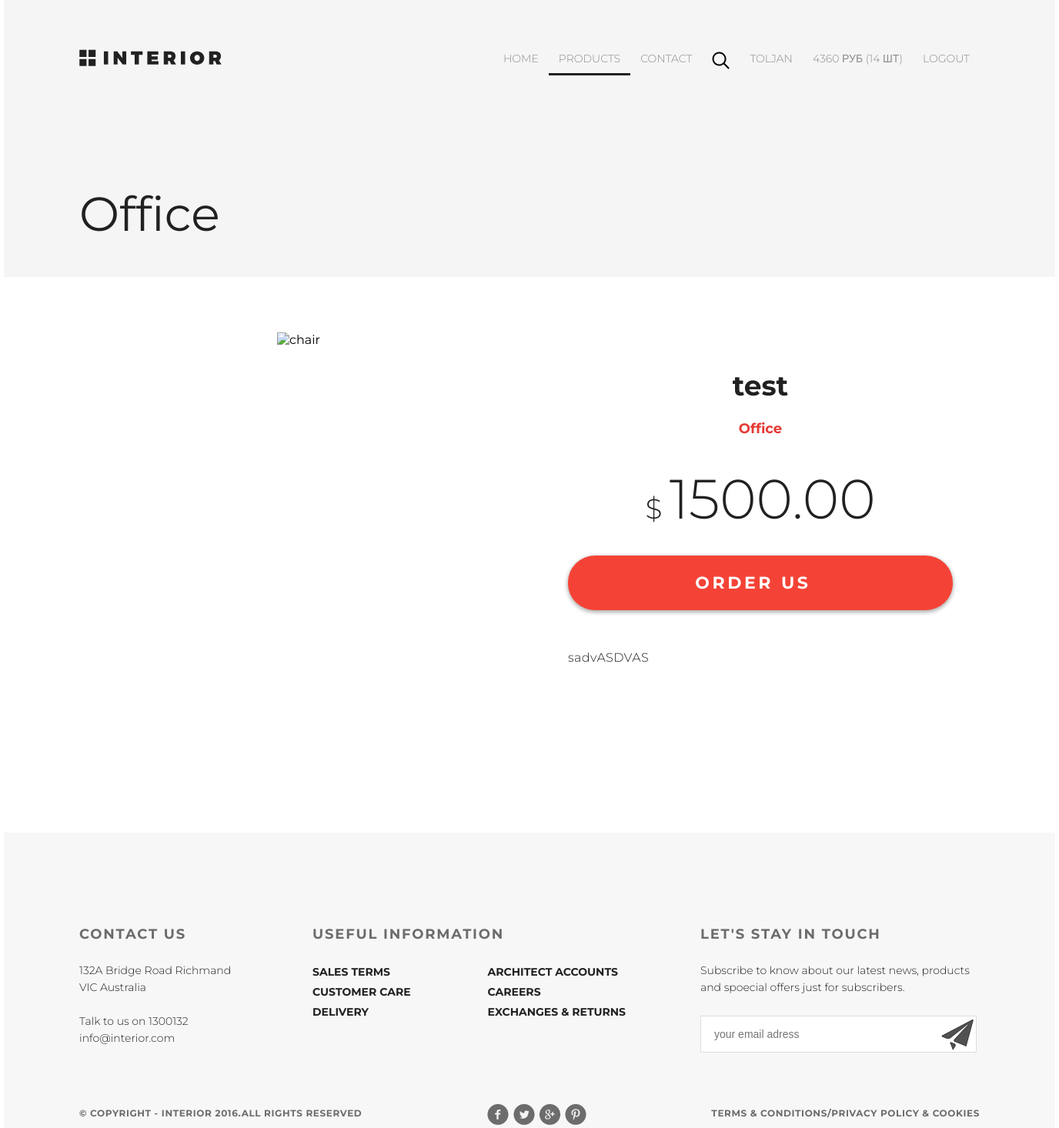
Page /products/9/ (signed in) on the committed database.
### authapp/models.py (models this page shows)
class ShopUser(AbstractUser):
    avatar = models.ImageField(upload_to='users_avatars', blank=True)
    age = models.PositiveIntegerField(verbose_name = 'age')

### basketapp/models.py (models this page shows, shortened)
class Basket(models.Model):
    user = models.ForeignKey(settings.AUTH_USER_MODEL, on_delete=models.CASCADE, related_name='basket')
    product = models.ForeignKey(Product, on_delete=models.CASCADE)
    quantity = models.PositiveIntegerField(verbose_name='quantity', default=1)
    add_datetime = models.DateTimeField(verbose_name='time', auto_now_add=True)
    @property
    def product_cost(self):
        return self.product.price * self.quantity
    @property
    def total_quantity(self):
        _items = Basket.objects.filter(user=self.user)
        _totalquantity = sum(list(map(lambda x: x.quantity, _items)))
        return _totalquantity
    @property
    def total_cost(self):
        _items = Basket.objects.filter(user=self.user)
        _totalcost = sum(list(map(lambda x: x.product_cost, _items)))
        return _totalcost

### mainapp/models.py (models this page shows, shortened)
class Product(models.Model):
    category = models.ForeignKey(ProductCategory, on_delete=models.CASCADE)
    name = models.CharField(verbose_name='имя продукта', max_length=128)
    image = models.ImageField(upload_to='products_images', blank=True)
    short_desc = models.CharField(verbose_name='краткое описание продукта', max_length=60, blank=True)
    description = models.TextField(verbose_name='описание продукта', blank=True)
    price = models.DecimalField(verbose_name='цена продукта', max_digits=8, decimal_places=2, default=0)
    quantity = models.PositiveIntegerField(verbose_name='количество на складе', default=0)

class ProductCategory(models.Model):
    name = models.CharField(verbose_name='Имя', max_length=64, unique=True)
    description = models.TextField(verbose_name='Описание', blank=True)
    image = models.ImageField(upload_to='category_images', blank=True)
    def __str__(self):
        return self.name

### mainapp/views.py (the view)
# urls.py: url(r'^(?P<pk>\d+)/$', mainapp.product, name='product'),
def product(request, pk):
    title = 'Product'
    context = {
        'title': title,
        'links_menu': ProductCategory.objects.all(),
        'product': get_object_or_404(Product, pk=pk),
        'basket': get_basket(request.user)
    }
    return render(request, 'mainapp/product.html', context)

### mainapp/views.py (called while the page is built)
def get_basket(user):
    if user.is_authenticated:
        return Basket.objects.filter(user=user)
    else:
        return []

### mainapp/templates/mainapp/product.html (shortened to what this page needs)
{% extends 'mainapp/base.html' %}
{% block content %}
    <div class="wrapper">
        <div class="top">
            <div class="container">
                <div class="product_range padding-site">
                    <div class="header">
                        <a class="logo" href="/"><img src="/static/img/logo.svg" alt="logo"></a>
                        {% include 'mainapp/includes/inc_menu.html' %}
                    </div>
                    <span class="header_text">{{ product.category }}</span>
                </div>
                <div class="item_info_box padding-site">
                    <div class="item_image">
                        <img src="/media/{{ product.image }}" alt="chair">
                    </div>
                    <div class="item_info">
                        <div class="item_text">
                            <h2 class="item-h2">{{ product.name }}</h2>
                            <h4 class="item-h4">{{ product.category }}</h4>
                            <span class="item_price">$ <span class="price_digits">{{ product.price }}</span></span>
                            <a href="{% url 'basket:add' product.pk %}" class="order_button">order us <img
                                    alt="arrow"></a>
                            <p class="item-p">
                                {{ product.description }}
                            </p>
                        </div>
                    </div>
                </div>
            </div>
        </div>
        <div class="container">
            <div class="footer padding-site item-footer">
                <div class="footer-top">
                    <div class="contact">
                        <h3 class="footer-h3">CONTACT US</h3>
                        <p class="contact-p">132A Bridge Road Richmand VIC Australia<br> <br>Talk to us on 1300132
                            info@interior.com</p>
                    </div>
                    <div class="useful">
                        <h3 class="footer-h3">USEFUL INFORMATION</h3>
                        <div class="mini-menu">
                            <div class="menu-mini right-margin">
                                <a href="#">SALES TERMS</a>
                                <a href="#">CUSTOMER CARE</a>
                                <a href="#">DELIVERY</a>
                            </div>
                            <div class="menu-mini">
                                <a href="#">ARCHITECT ACCOUNTS</a>
                                <a href="#">CAREERS</a>
                                <a href="#">EXCHANGES & RETURNS</a>
                            </div>
                        </div>
                    </div>
                    <div class="touch">
                        <h3 class="footer-h3">LET'S STAY IN TOUCH</h3>
                        <p class="contact-p">Subscribe to know about our latest news, products and spoecial offers just
                            for subscribers.</p>
                        <form class="email-form" action="#">
                            <input class="contact-email" type="text" placeholder="your email adress">
                            <input class="email-button" type="submit" value="">
                        </form>
                    </div>
                </div>
                <div class="footer-bottom">
                    <div class="copyright">
                        <p>&copy; COPYRIGHT - INTERIOR 2016.ALL RIGHTS RESERVED</p>
                    </div>
                    <div class="s-links">
                        <a href="#"><img src="/static/img/social-links.png" alt="links"></a>
                    </div>
                    <div class="terms">
                        <a href="#">TERMS & CONDITIONS/PRIVACY POLICY & COOKIES</a>
                    </div>
                </div>
            </div>
        </div>
    </div>
{% endblock %}

### mainapp/templates/mainapp/includes/inc_menu.html (shortened to what this page needs)
{% load static %}
<ul class="menu">
    <li><a class="" href="{% url 'index' %}">HOME</a></li>
    <li><a class="{% if request.resolver_match.namespace == 'products' %}
                        active
                      {% endif %}" href="{% url 'products:index' %}">PRODUCTS</a></li>
    <li><a class="" href="{% url 'contacts' %}">CONTACT</a></li>
    <li><a href="#"><img src="{% static '/img/search.svg' %}" alt="search"></a></li>
    {% if user.is_authenticated %}
        <li>
            <a href="{% url 'auth:edit' %}">
                {{ user.username|title }}
            </a>
        </li>
        <li>
            <a href="{% url 'basket:view' %}" class="basket">
    <span>
    {% if basket %}
        {{ basket.0.total_cost|floatformat:0 }} руб
        ({{ basket.0.total_quantity }} шт)
    {% endif %}
    </span>
            </a>
        </li>
    {% endif %}
    {% if user.is_authenticated %}
        <li><a href="{% url 'auth:logout' %}">logout</a></li>
    {% else %}
        <li><a href="{% url 'auth:login' %}">login</a></li>
        <li><a href="{% url 'auth:register' %}">registration</a></li>
    {% endif %}
</ul>

### static/css/style.css (style rules this page uses)
* { margin: 0; padding: 0; }
body { font-family: 'Montserrat', sans-serif; }
html, body { height: 100%; }
.wrapper { min-height: 100%; display: flex; flex-direction: column; }
.top { flex-grow: 1; }
.container { width: 1366px; margin: 0 auto; }
.header { display: flex; justify-content: space-between; }
.menu { display: flex; list-style-type: none; margin-top: 57px; }
.padding-site { padding-left: 98px; padding-right: 98px; }
.logo { margin-top: 64px; }
.menu a { padding: 10px 13px; display: block; color: #8c8c8c; font-size: 14px; font-weight: 300; text-transform: uppercase; text-decoration: none; }
.active { color: #212121; font-weight: 700; border-bottom: 3px solid #212121; }
.footer { background-color: #f7f7f7; height: 264px; padding-top: 120px; display: flex; flex-direction: column; justify-content: space-between; }
.footer-top { display: flex; justify-content: space-between; margin-bottom: 60px; }
.footer-bottom { display: flex; justify-content: space-between; }
.touch { width: 363px; }
.useful { width: 422px; }
.right-margin { margin-right: 100px; }
.contact { width: 221px; }
.mini-menu { display: flex; }
.menu-mini { display: flex; flex-direction: column; }
.menu-mini a { color: #212121; font-size: 14px; font-weight: 700; line-height: 26px; text-transform: uppercase; letter-spacing: 0.0px; text-decoration: none; }
.footer-h3 { color: #6c6c6c; font-size: 18px; font-weight: 700; line-height: 24px; text-transform: uppercase; letter-spacing: 1.8px; margin-bottom: 24px; }
.contact-p { color: #212121; font-size: 14px; font-weight: 300; line-height: 22px; }
.copyright { color: #6c6c6c; font-size: 12px; font-weight: 700; line-height: 26px; text-transform: uppercase; letter-spacing: 0.6px; }
.terms a { color: #6c6c6c; font-size: 12px; font-weight: 700; line-height: 26px; text-transform: uppercase; letter-spacing: 0.6px; text-decoration: none; }
.email-button { position: absolute; background: url('/static/img/plane2.png') no-repeat; height: 44px; width: 44px; border: none; bottom: 2px; right: 7px; }
.contact-email { border-width: 1px; border-color: #d9dee1; border-style: solid; background-color: #ffffff; width: 340px; height: 46px; color: #6c6c6c; font-size: 14px; font-weight: 300; line-height: 22px; text-align: left; padding-left: 17px; }
.email-form { display: block; position: relative; margin-top: 26px; }
.product_range { height: 360px; background-color: #f5f5f5; }
.header_text { color: #212121; font-size: 62px; font-weight: 400; margin-bottom: 44px; }
.product_range { display: flex; flex-direction: column; justify-content: space-between; }
.item_info_box { display: flex; justify-content: space-between; margin-top: 72px; }
.item_image { width: 570px; display: flex; flex-direction: column; align-items: center; }
.item_info { width: 570px; margin-top: 47px; }
.item-h2 { color: #212121; font-size: 36px; font-weight: 700; }
.item-h4 { color: #e53935; font-size: 18px; font-weight: 700; margin-top: 23px; margin-bottom: 36px; }
.item-p { color: #212121; font-size: 16px; font-weight: 300; line-height: 24px; letter-spacing: 0.4px; width: 500px; }
.item_text { display: flex; flex-direction: column; align-items: center; }
.item_price { color: #212121; font-size: 36px; font-weight: 300; }
.price_digits { color: #212121; font-weight: 300; font-size: 72px; }
.order_button { font-size: 22px; font-weight: 700; text-transform: uppercase; color: #ffffff; letter-spacing: 3.6px; box-shadow: 0 2px 5px 1px rgba(33, 33, 33, 0.35); border-radius: 35px; background-color: #f44336; display: inline-block; height: 71px; width: 500px; text-decoration: none; line-height: 71px; text-align: center; margin-top: 30px; margin-bottom: 50px; }
.item_info_box { padding-bottom: 125px; }
.item-footer { margin-top: 90px; }

### rows in the picture
ShopUser: username "TOLJAN"
Basket: user+product+quantity "4360", user+quantity "14"
Product: category "Office", name "test", price "1500.00", description "sadvASDVAS"
